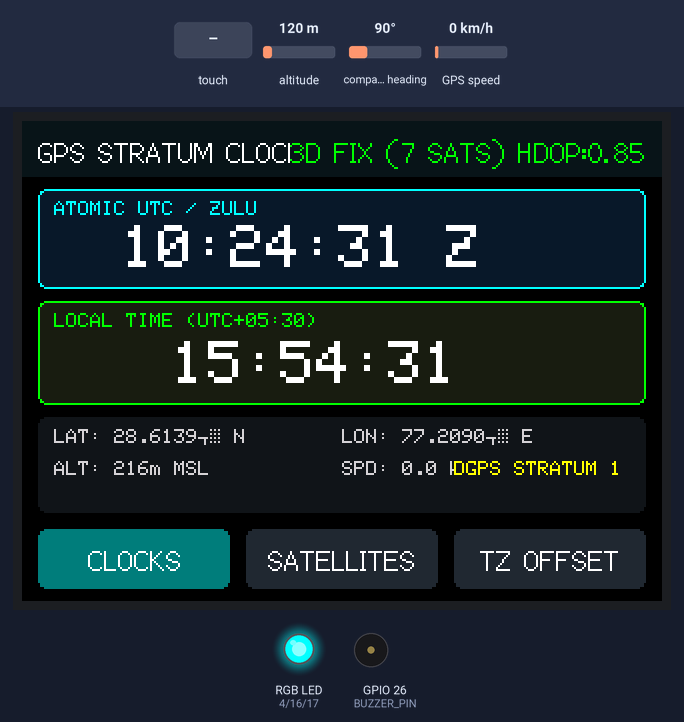
A sketch run on a simulated ESP32. On the bench: 320×240 colour display, an RGB LED mixed from three pins (HIGH = lit), buzzer (waves = sounding). The test bench sets the inputs (shaded band); at power-on: altitude 120 m, compass heading 90°, GPS speed 0 km/h. The GPS gets a fix after 3 s at 37.7749, -122.4194 with 8 satellites; pins used as bus, display or sensor lines are not drawn; what the sketch prints to the serial monitor is not drawn.

Above: at 1.5 s.
1.6 s: touch panel pressed at 38 % / 90 % of its raw x / y range
At 2.1 s:
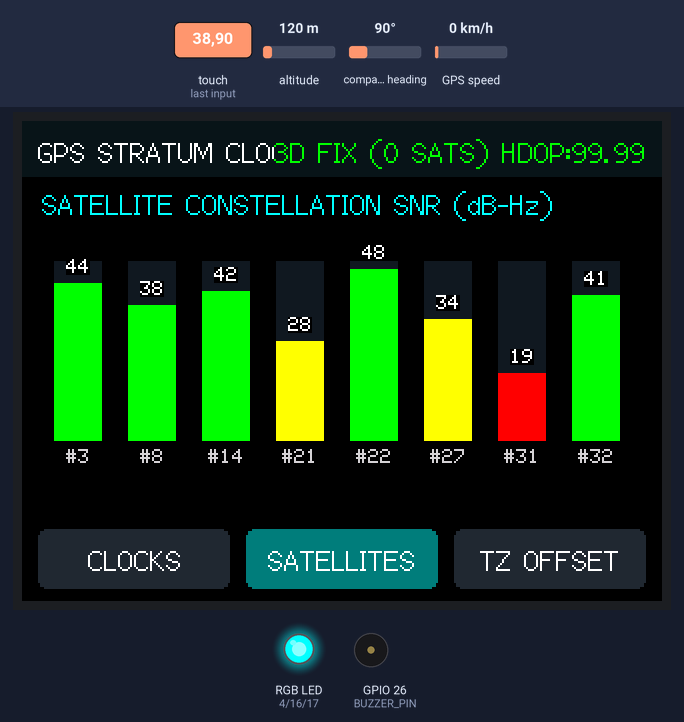
5.5 s: touch panel pressed at 13 % / 90 % of its raw x / y range
At 6.6 s:
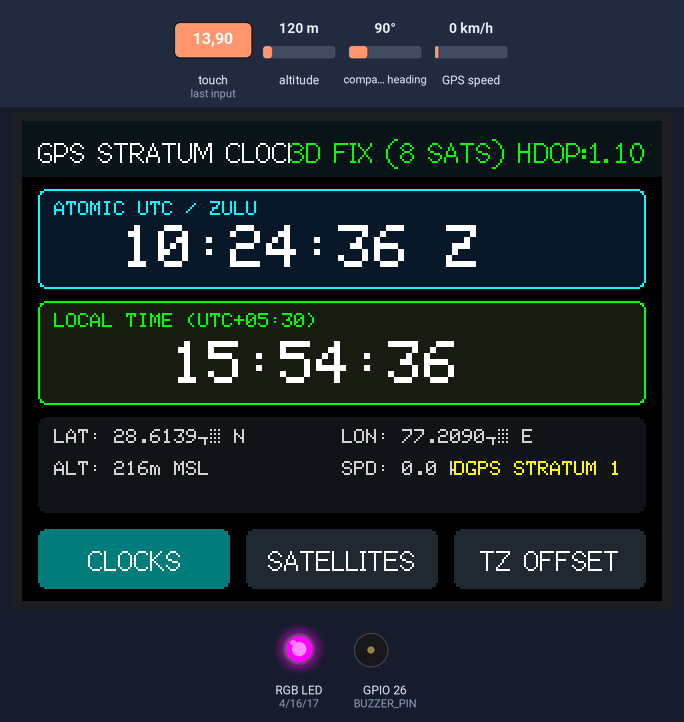
Timing chart, 0 to 13.6 s (numbered marks = the images above; inputs shaded):
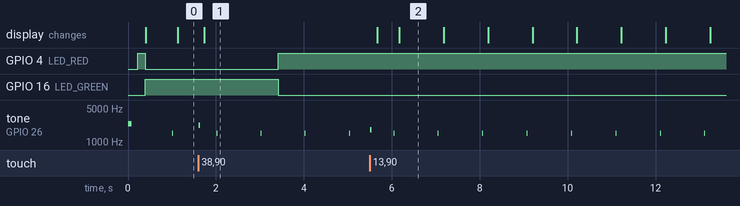

The sketch:

15-gps-stratum-clock.ino
```cpp
/**
 * 🛰️ Project 15: GPS Stratum Triple Clock & Satellite Monitor
 *
 * Hardware: Elecrow CrowPanel 2.8" (ESP32-2432S028R)
 * Channel Branding: IamNotIntoTech (https://youtube.com/@IamNotIntoTech)
 * Author: Tushar Aggarwal (tushar2704)
 *
 * Features:
 * - 100% offline atomic stratum clock powered by UART NMEA GPS receiver.
 * - Simultaneous Triple Time display: UTC/Zulu, Local Time, and GPS Time.
 * - Live Satellite Constellation SNR (Signal-to-Noise Ratio) bar chart.
 * - Geodesic telemetry: Latitude, Longitude, Altitude, and HDOP precision.
 * - Active-low RGB LED reflecting satellite 3D lock status.
 * - Calibrated non-inverted resistive touch navigation and PPS acoustic tick.
 */

#include <Arduino.h>
#include <SPI.h>
#include <TFT_eSPI.h>
#include <XPT2046_Touchscreen.h>
#include <TinyGPSPlus.h>

// Hardware Pin Definitions for Elecrow 2.8" CYD
#define TFT_BL_PIN    21
#define TOUCH_MOSI    32
#define TOUCH_MISO    39
#define TOUCH_CLK     25
#define TOUCH_CS      33
#define TOUCH_IRQ     36

#define LED_RED       4
#define LED_GREEN     16
#define LED_BLUE      17
#define BUZZER_PIN    26

// GPS Serial Pins on HY2.0 / Extended Header
#define GPS_RX_PIN    27
#define GPS_TX_PIN    22
#define GPS_BAUDRATE  9600

TFT_eSPI tft = TFT_eSPI();
SPIClass touchSPI = SPIClass(VSPI);
XPT2046_Touchscreen ts(TOUCH_CS);
TinyGPSPlus gps;
HardwareSerial gpsSerial(2);

// Timezone offset in minutes (default +330 min = UTC+5:30)
int timezoneOffsetMin = 330;
int currentView = 0; // 0 = Triple Clock, 1 = Satellite SNR
bool ppsSoundEnabled = true;
unsigned long lastTouchTime = 0;

// Satellite Tracking struct
struct SatInfo {
  int prn;
  int snr;
  bool active;
};

SatInfo satellites[8] = {
  { 3, 44, true },
  { 8, 38, true },
  { 14, 42, true },
  { 21, 28, true },
  { 22, 48, true },
  { 27, 34, true },
  { 31, 19, false },
  { 32, 41, true }
};

int utcHour = 14;
int utcMin = 32;
int utcSec = 18;
int utcYear = 2026;
int utcMonth = 10;
int utcDay = 31;
bool has3DFix = true;
int satsTracked = 7;
float hdop = 0.85;

void setLED(bool r, bool g, bool b) {
  digitalWrite(LED_RED, r ? LOW : HIGH);
  digitalWrite(LED_GREEN, g ? LOW : HIGH);
  digitalWrite(LED_BLUE, b ? LOW : HIGH);
}

void beep(int freq = 2000, int ms = 30) {
  tone(BUZZER_PIN, freq, ms);
}

void updateGPSLED() {
  if (has3DFix && satsTracked >= 4) {
    setLED(false, true, false); // Green: Solid 3D Lock
  } else if (satsTracked > 0) {
    setLED(true, true, false);  // Yellow: 2D Fix / Low HDOP
  } else {
    setLED(true, false, false); // Red: Searching for Satellites
  }
}

void calculateLocalTime(int& lHour, int& lMin, int& lSec) {
  int totalMin = utcHour * 60 + utcMin + timezoneOffsetMin;
  while (totalMin < 0) totalMin += 1440;
  totalMin = totalMin % 1440;
  lHour = totalMin / 60;
  lMin = totalMin % 60;
  lSec = utcSec;
}

void drawTripleClockView() {
  tft.fillRect(0, 28, 320, 172, TFT_BLACK);

  // UTC / Zulu Clock Card
  tft.fillRoundRect(8, 34, 304, 50, 4, tft.color565(15, 25, 40));
  tft.drawRoundRect(8, 34, 304, 50, 4, TFT_CYAN);
  tft.setTextColor(TFT_CYAN, tft.color565(15, 25, 40));
  tft.drawString("ATOMIC UTC / ZULU", 16, 40, 1);

  char utcBuf[24];
  snprintf(utcBuf, sizeof(utcBuf), "%02d:%02d:%02d Z", utcHour, utcMin, utcSec);
  tft.setTextColor(TFT_WHITE, tft.color565(15, 25, 40));
  tft.setTextSize(3);
  tft.drawString(utcBuf, 50, 52);

  // Local Time Card
  int lH, lM, lS;
  calculateLocalTime(lH, lM, lS);
  tft.fillRoundRect(8, 90, 304, 52, 4, tft.color565(25, 30, 20));
  tft.drawRoundRect(8, 90, 304, 52, 4, TFT_GREEN);

  char offsetLabel[32];
  int offH = abs(timezoneOffsetMin) / 60;
  int offM = abs(timezoneOffsetMin) % 60;
  snprintf(offsetLabel, sizeof(offsetLabel), "LOCAL TIME (UTC%s%02d:%02d)", (timezoneOffsetMin >= 0) ? "+" : "-", offH, offM);
  tft.setTextColor(TFT_GREEN, tft.color565(25, 30, 20));
  tft.setTextSize(1);
  tft.drawString(offsetLabel, 16, 96);

  char localBuf[24];
  snprintf(localBuf, sizeof(localBuf), "%02d:%02d:%02d", lH, lM, lS);
  tft.setTextColor(TFT_WHITE, tft.color565(25, 30, 20));
  tft.setTextSize(3);
  tft.drawString(localBuf, 75, 110);

  // Geodesic Telemetry Bar
  tft.fillRoundRect(8, 148, 304, 48, 4, tft.color565(20, 20, 25));
  tft.setTextColor(TFT_LIGHTGREY, tft.color565(20, 20, 25));
  tft.setTextSize(1);
  tft.drawString("LAT: 28.6139° N", 16, 154, 1);
  tft.drawString("LON: 77.2090° E", 160, 154, 1);
  tft.drawString("ALT: 216m MSL", 16, 170, 1);
  tft.drawString("SPD: 0.0 km/h", 160, 170, 1);
  tft.setTextColor(TFT_YELLOW, tft.color565(20, 20, 25));
  tft.drawRightString("DGPS STRATUM 1", 300, 170, 1);
}

void drawSatelliteSNRView() {
  tft.fillRect(0, 28, 320, 172, TFT_BLACK);

  tft.setTextColor(TFT_CYAN, TFT_BLACK);
  tft.drawString("SATELLITE CONSTELLATION SNR (dB-Hz)", 10, 34, 2);

  // Draw 8 SNR Bars
  for (int i = 0; i < 8; i++) {
    int x = 16 + i * 37;
    int yMax = 160;
    int maxBarH = 90;
    int barH = map(satellites[i].snr, 0, 50, 0, maxBarH);
    barH = constrain(barH, 2, maxBarH);

    uint16_t barCol = (satellites[i].snr > 35) ? TFT_GREEN : ((satellites[i].snr > 25) ? TFT_YELLOW : TFT_RED);

    // Bar background trough
    tft.fillRect(x, yMax - maxBarH, 24, maxBarH, tft.color565(20, 25, 35));
    // Filled SNR bar
    tft.fillRect(x, yMax - barH, 24, barH, barCol);

    // SNR text on top
    tft.setTextColor(TFT_WHITE, TFT_BLACK);
    char snrStr[8];
    snprintf(snrStr, sizeof(snrStr), "%d", satellites[i].snr);
    tft.drawCentreString(snrStr, x + 12, yMax - barH - 12, 1);

    // PRN number at bottom
    tft.setTextColor(TFT_LIGHTGREY, TFT_BLACK);
    char prnStr[8];
    snprintf(prnStr, sizeof(prnStr), "#%d", satellites[i].prn);
    tft.drawCentreString(prnStr, x + 12, yMax + 4, 1);
  }
}

void drawUI() {
  // Top Header Status Bar
  tft.fillRect(0, 0, 320, 28, tft.color565(15, 20, 30));
  tft.setTextColor(TFT_WHITE, tft.color565(15, 20, 30));
  tft.setTextSize(1);
  tft.drawString("GPS STRATUM CLOCK", 8, 8, 2);

  char fixBuf[32];
  snprintf(fixBuf, sizeof(fixBuf), "3D FIX (%d SATS) HDOP:%.2f", satsTracked, hdop);
  tft.setTextColor(TFT_GREEN, tft.color565(15, 20, 30));
  tft.drawRightString(fixBuf, 312, 8, 2);

  if (currentView == 0) {
    drawTripleClockView();
  } else {
    drawSatelliteSNRView();
  }

  // Bottom Touch Navigation Bar
  uint16_t c0 = (currentView == 0) ? TFT_DARKCYAN : tft.color565(35, 40, 50);
  tft.fillRoundRect(8, 204, 96, 30, 4, c0);
  tft.setTextColor(TFT_WHITE, c0);
  tft.drawCentreString("CLOCKS", 56, 212, 2);

  uint16_t c1 = (currentView == 1) ? TFT_DARKCYAN : tft.color565(35, 40, 50);
  tft.fillRoundRect(112, 204, 96, 30, 4, c1);
  tft.setTextColor(TFT_WHITE, c1);
  tft.drawCentreString("SATELLITES", 160, 212, 2);

  tft.fillRoundRect(216, 204, 96, 30, 4, tft.color565(35, 40, 50));
  tft.setTextColor(TFT_WHITE, tft.color565(35, 40, 50));
  tft.drawCentreString("TZ OFFSET", 264, 212, 2);
}

void checkTouch() {
  if (ts.touched()) {
    TS_Point p = ts.getPoint();
    if (p.z > 50 || ts.touched()) {
      if (millis() - lastTouchTime > 180) {
        lastTouchTime = millis();
        // Calibrated non-inverted coordinate mapping for 2.8" CYD
        int screenX = map(p.x, 240, 3800, 0, 320);
        int screenY = map(p.y, 240, 3800, 0, 240);
        screenX = constrain(screenX, 0, 319);
        screenY = constrain(screenY, 0, 239);

        if (screenY >= 195) {
          if (screenX < 105 && currentView != 0) {
            currentView = 0;
            beep(1800, 40);
            drawUI();
          } else if (screenX >= 110 && screenX < 210 && currentView != 1) {
            currentView = 1;
            beep(2200, 40);
            drawUI();
          } else if (screenX >= 215) {
            // Cycle timezone offset by +30 min steps
            timezoneOffsetMin += 30;
            if (timezoneOffsetMin > 720) timezoneOffsetMin = -720;
            beep(2600, 50);
            drawUI();
          }
        }
      }
    }
  }
}

unsigned long lastTick = 0;

void setup() {
  Serial.begin(115200);
  Serial.println("GPS Stratum Triple Clock Initializing for @IamNotIntoTech...");

  gpsSerial.begin(GPS_BAUDRATE, SERIAL_8N1, GPS_RX_PIN, GPS_TX_PIN);

  pinMode(TFT_BL_PIN, OUTPUT);
  digitalWrite(TFT_BL_PIN, HIGH);

  pinMode(LED_RED, OUTPUT);
  pinMode(LED_GREEN, OUTPUT);
  pinMode(LED_BLUE, OUTPUT);
  pinMode(BUZZER_PIN, OUTPUT);

  beep(2400, 80);

  tft.init();
  tft.setRotation(1);
  tft.fillScreen(TFT_BLACK);

  // Initialize VSPI Touch Controller
  touchSPI.begin(TOUCH_CLK, TOUCH_MISO, TOUCH_MOSI, TOUCH_CS);
  ts.begin(touchSPI);
  ts.setRotation(1);

  updateGPSLED();
  drawUI();
}

void loop() {
  // Read incoming NMEA sentences from hardware GPS if attached
  while (gpsSerial.available() > 0) {
    char c = gpsSerial.read();
    if (gps.encode(c)) {
      if (gps.time.isValid()) {
        utcHour = gps.time.hour();
        utcMin = gps.time.minute();
        utcSec = gps.time.second();
      }
      if (gps.satellites.isValid()) {
        satsTracked = gps.satellites.value();
      }
      if (gps.hdop.isValid()) {
        hdop = gps.hdop.hdop();
      }
      has3DFix = (satsTracked >= 4);
      updateGPSLED();
    }
  }

  checkTouch();

  // 1-second Atomic Clock PPS tick
  if (millis() - lastTick >= 1000) {
    lastTick = millis();
    utcSec++;
    if (utcSec >= 60) {
      utcSec = 0;
      utcMin++;
      if (utcMin >= 60) {
        utcMin = 0;
        utcHour = (utcHour + 1) % 24;
      }
    }

    if (ppsSoundEnabled) {
      beep(1500, 15); // Subtle PPS tick
    }

    if (currentView == 0) {
      drawTripleClockView();
    }
  }

  delay(15);
}
```

Measured:
- after the input at 1.6 s, the display: changes after 0.14 s (image 1)
- after the input at 5.5 s, the display: first changes after 0.17 s (image 2 shows a later state)
- by itself, tone on GPIO 26 (BUZZER_PIN): plays 1800 Hz for 0.04 s, 1500 Hz for 0.01 s, 1500 Hz for 0.01 s, 1500 Hz for 0.01 s, 1500 Hz for 0.01 s, 1500 Hz for 0.01 s … (9 notes in this stretch)
- what the display in image 2 shows lasts 1.0 s, from 6.2 s to 7.2 s
